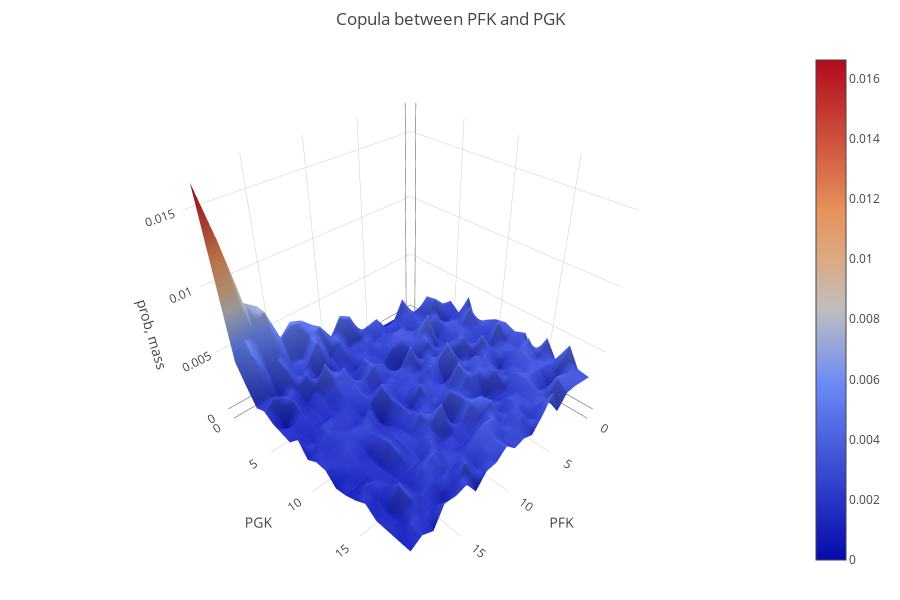
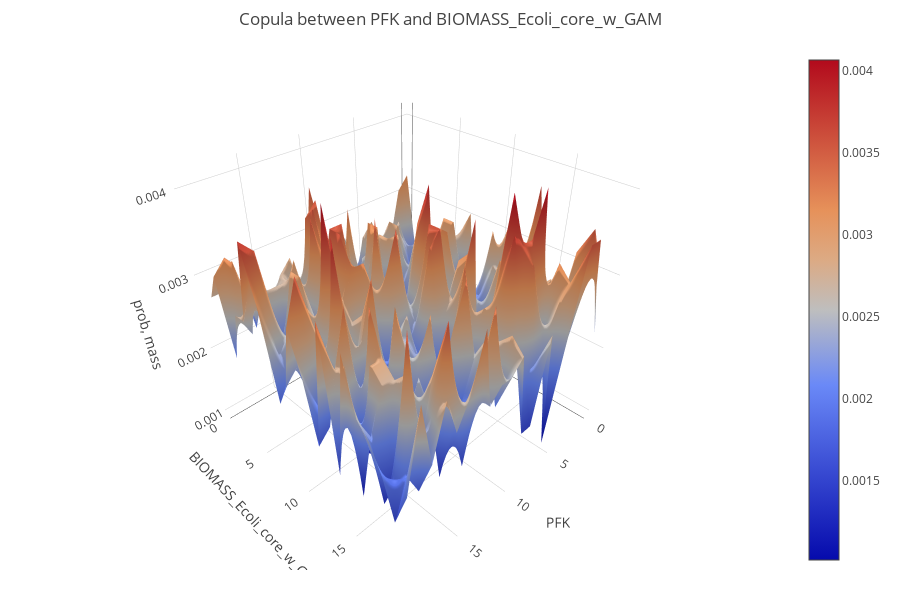
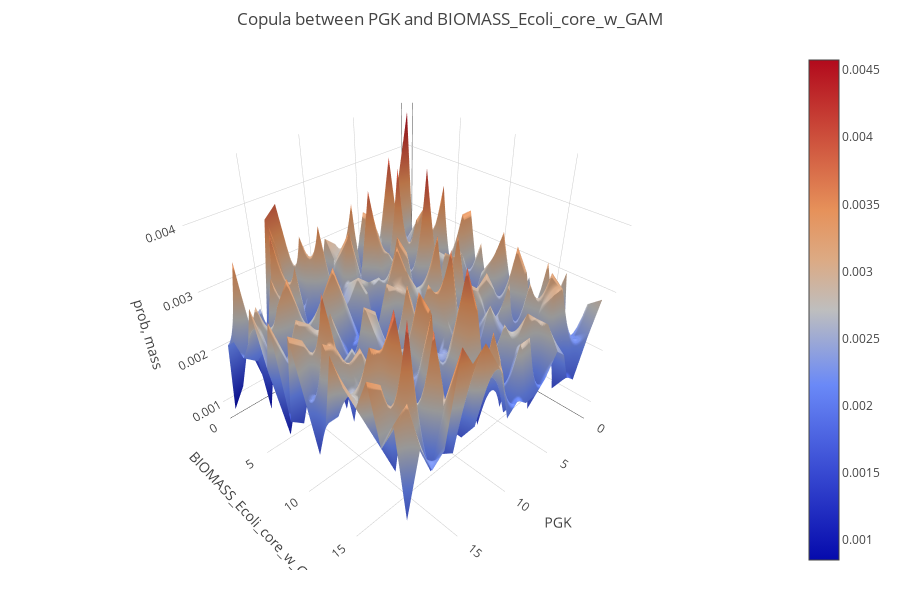
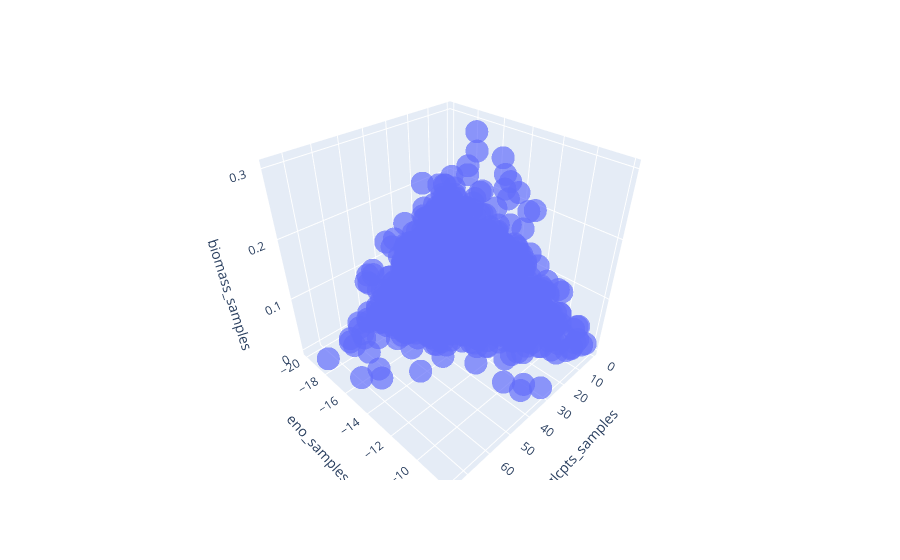

Here is the notebook cell these charts were saved with, in order:
### Code cell
import matplotlib.pyplot as plt
import plotly.express as px
import pandas as pd

glcpts = ec_dingo_reactions.index("GLCpts")
glcpts = ec_dingo_reactions.index("PFK")

eno = ec_dingo_reactions.index("ENO")
eno = ec_dingo_reactions.index("PGK")

biomass = ec_dingo_reactions.index("BIOMASS_Ecoli_core_w_GAM")



data_flux1=[samples_dingo_condition_2[glcpts],ec_dingo_reactions[glcpts]]
data_flux2=[samples_dingo_condition_2[eno],ec_dingo_reactions[eno]]
data_flux3=[samples_dingo_condition_2[biomass],ec_dingo_reactions[biomass]]

plot_copula(data_flux1, data_flux2, n=20)
plot_copula(data_flux1, data_flux3, n=20)
plot_copula(data_flux2, data_flux3, n=20)



glcpts_samples = samples_dingo_condition_2[glcpts]
eno_samples = samples_dingo_condition_2[eno]
biomass_samples = samples_dingo_condition_2[biomass]



fig = plt.figure(figsize=(8,6))
ax = fig.add_subplot(111, projection='3d')

# Create scatter plot
ax.scatter3D(xs=glcpts_samples, ys=eno_samples, zs=biomass_samples, color='red', marker='o')

# Labels
ax.set_xlabel('glcpts_samples')
ax.set_ylabel('eno_samples')
ax.set_zlabel('biomass_samples')
ax.set_title('Basic 3D Scatter Plot')

plt.show()



fig = plt.figure(figsize=(8,6))
df = pd.DataFrame({
    'glcpts_samples': glcpts_samples,
    'eno_samples': eno_samples,
    'biomass_samples': biomass_samples
})


fig = px.scatter_3d(df, 
                    x='glcpts_samples', 
                    y='eno_samples', 
                    z='biomass_samples',
                    opacity=0.7)
fig.show()

### Figure 1 — Plotly figure (JSON) as saved in the notebook; plotly's stock layout.template omitted (floating-point values rounded to 4 significant figures; data arrays with more than 128 entries replaced by an {"elided": "..."} marker saying what was removed)
{"data": [{"type": "surface", "z": {"elided": "20x20 float values"}}], "layout": {"height": 600, "margin": {"b": 30, "l": 30, "r": 30, "t": 50}, "scene": {"xaxis": {"title": {"text": "PFK"}}, "yaxis": {"title": {"text": "PGK"}}, "zaxis": {"title": {"text": "prob, mass"}}}, "title": {"text": "Copula between PFK and PGK"}, "width": 900}}

### Figure 2 — Plotly figure (JSON) as saved in the notebook; plotly's stock layout.template omitted (floating-point values rounded to 4 significant figures; data arrays with more than 128 entries replaced by an {"elided": "..."} marker saying what was removed)
{"data": [{"type": "surface", "z": {"elided": "20x20 float values"}}], "layout": {"height": 600, "margin": {"b": 30, "l": 30, "r": 30, "t": 50}, "scene": {"xaxis": {"title": {"text": "PFK"}}, "yaxis": {"title": {"text": "BIOMASS_Ecoli_core_w_GAM"}}, "zaxis": {"title": {"text": "prob, mass"}}}, "title": {"text": "Copula between PFK and BIOMASS_Ecoli_core_w_GAM"}, "width": 900}}

### Figure 3 — Plotly figure (JSON) as saved in the notebook; plotly's stock layout.template omitted (floating-point values rounded to 4 significant figures; data arrays with more than 128 entries replaced by an {"elided": "..."} marker saying what was removed)
{"data": [{"type": "surface", "z": {"elided": "20x20 float values"}}], "layout": {"height": 600, "margin": {"b": 30, "l": 30, "r": 30, "t": 50}, "scene": {"xaxis": {"title": {"text": "PGK"}}, "yaxis": {"title": {"text": "BIOMASS_Ecoli_core_w_GAM"}}, "zaxis": {"title": {"text": "prob, mass"}}}, "title": {"text": "Copula between PGK and BIOMASS_Ecoli_core_w_GAM"}, "width": 900}}

### Figure 4 — Plotly figure (JSON) as saved in the notebook; plotly's stock layout.template omitted (floating-point values rounded to 4 significant figures; data arrays with more than 128 entries replaced by an {"elided": "..."} marker saying what was removed)
{"data": [{"hovertemplate": "glcpts_samples=%{x}<br>eno_samples=%{y}<br>biomass_samples=%{z}<extra></extra>", "legendgroup": "", "marker": {"color": "#636efa", "opacity": 0.7, "symbol": "circle"}, "mode": "markers", "name": "", "scene": "scene", "showlegend": false, "type": "scatter3d", "x": {"elided": "5900 float values"}, "y": {"elided": "5900 float values"}, "z": {"elided": "5900 float values"}}], "layout": {"legend": {"tracegroupgap": 0}, "margin": {"t": 60}, "scene": {"domain": {"x": [0, 1], "y": [0, 1]}, "xaxis": {"title": {"text": "glcpts_samples"}}, "yaxis": {"title": {"text": "eno_samples"}}, "zaxis": {"title": {"text": "biomass_samples"}}}}}
